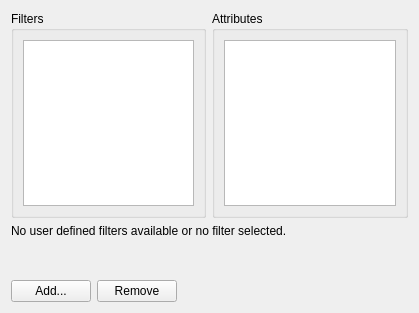
<?xml version="1.0" encoding="UTF-8"?>
<ui version="4.0">
 <class>Help::Internal::FilterSettingsPage</class>
 <widget class="QWidget" name="Help::Internal::FilterSettingsPage">
  <property name="geometry">
   <rect>
    <x>0</x>
    <y>0</y>
    <width>419</width>
    <height>313</height>
   </rect>
  </property>
  <property name="toolTip">
   <string>&lt;html&gt;&lt;body&gt;
&lt;p&gt;
Add, modify, and remove document filters, which determine the documentation set displayed in the Help mode. The attributes are defined in the documents. Select them to display a set of relevant documentation. Note that some attributes are defined in several documents.
&lt;/p&gt;&lt;/body&gt;&lt;/html&gt;</string>
  </property>
  <layout class="QVBoxLayout" name="verticalLayout_2">
   <item>
    <layout class="QHBoxLayout" name="mainHorizontalLayout">
     <item>
      <widget class="QGroupBox" name="filterGroupBox">
       <property name="title">
        <string>Filters</string>
       </property>
       <layout class="QHBoxLayout" name="horizontalLayout_2">
        <item>
         <widget class="QListWidget" name="filterWidget">
          <property name="sizePolicy">
           <sizepolicy hsizetype="Expanding" vsizetype="Expanding">
            <horstretch>10</horstretch>
            <verstretch>0</verstretch>
           </sizepolicy>
          </property>
          <property name="minimumSize">
           <size>
            <width>0</width>
            <height>150</height>
           </size>
          </property>
          <property name="uniformItemSizes">
           <bool>true</bool>
          </property>
         </widget>
        </item>
       </layout>
      </widget>
     </item>
     <item>
      <widget class="QGroupBox" name="attributesGroupBox">
       <property name="title">
        <string>Attributes</string>
       </property>
       <layout class="QVBoxLayout" name="verticalLayout">
        <item>
         <widget class="QTreeWidget" name="attributeWidget">
          <property name="sizePolicy">
           <sizepolicy hsizetype="Expanding" vsizetype="Expanding">
            <horstretch>0</horstretch>
            <verstretch>0</verstretch>
           </sizepolicy>
          </property>
          <property name="minimumSize">
           <size>
            <width>0</width>
            <height>150</height>
           </size>
          </property>
          <property name="showDropIndicator" stdset="0">
           <bool>false</bool>
          </property>
          <property name="rootIsDecorated">
           <bool>false</bool>
          </property>
          <property name="uniformRowHeights">
           <bool>true</bool>
          </property>
          <attribute name="headerVisible">
           <bool>false</bool>
          </attribute>
          <column>
           <property name="text">
            <string>1</string>
           </property>
          </column>
         </widget>
        </item>
       </layout>
      </widget>
     </item>
    </layout>
   </item>
   <item>
    <widget class="QLabel" name="label">
     <property name="minimumSize">
      <size>
       <width>0</width>
       <height>50</height>
      </size>
     </property>
     <property name="text">
      <string>No user defined filters available or no filter selected.</string>
     </property>
     <property name="alignment">
      <set>Qt::AlignLeading|Qt::AlignLeft|Qt::AlignTop</set>
     </property>
     <property name="wordWrap">
      <bool>true</bool>
     </property>
    </widget>
   </item>
   <item>
    <layout class="QHBoxLayout" name="horizontalLayout">
     <item>
      <widget class="QPushButton" name="filterAddButton">
       <property name="text">
        <string>Add...</string>
       </property>
      </widget>
     </item>
     <item>
      <widget class="QPushButton" name="filterRemoveButton">
       <property name="text">
        <string>Remove</string>
       </property>
      </widget>
     </item>
     <item>
      <spacer name="buttonHorizontalSpacer">
       <property name="orientation">
        <enum>Qt::Horizontal</enum>
       </property>
       <property name="sizeHint" stdset="0">
        <size>
         <width>40</width>
         <height>20</height>
        </size>
       </property>
      </spacer>
     </item>
    </layout>
   </item>
  </layout>
 </widget>
 <resources/>
 <connections/>
</ui>
